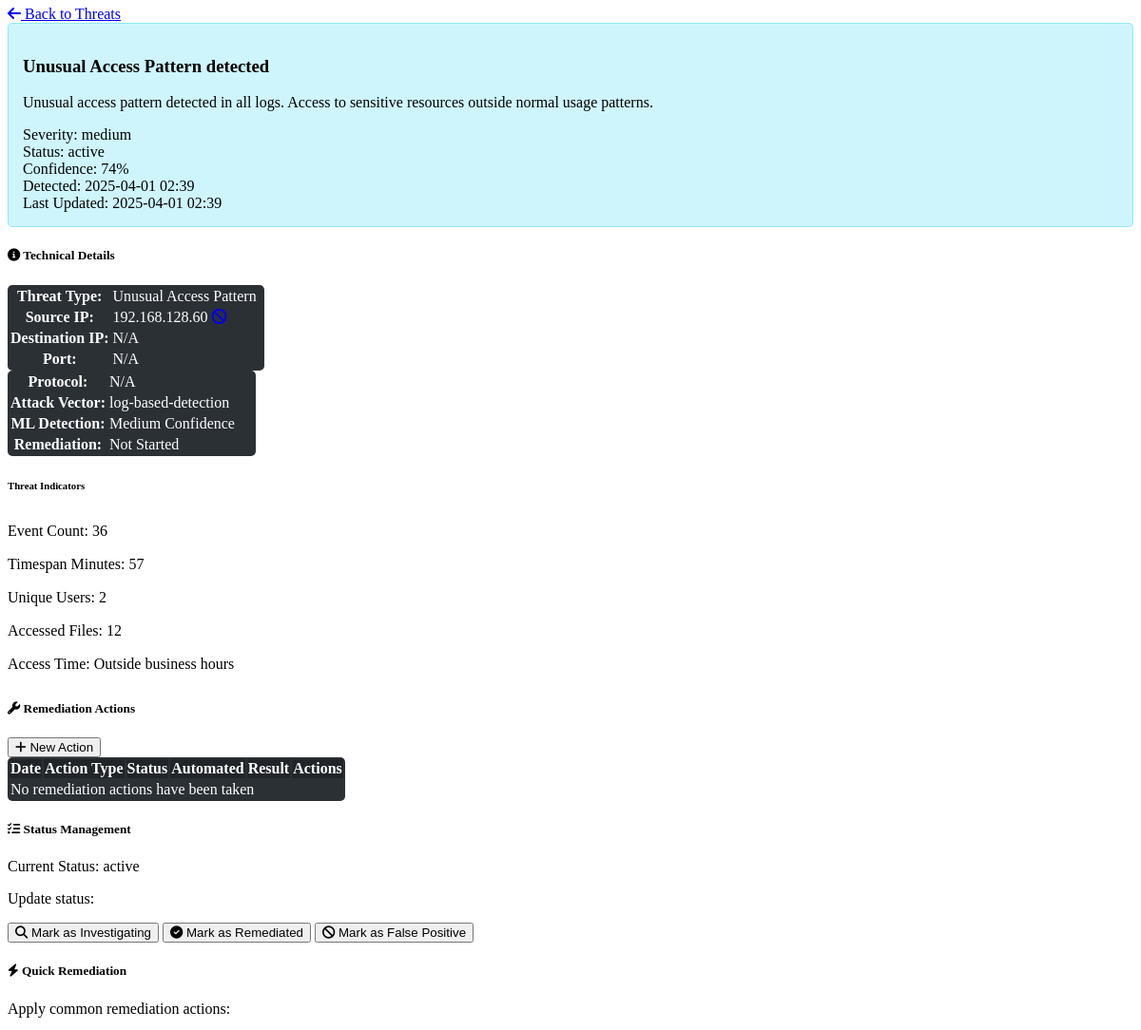
/threat/3 (signed in, middle part), run on an earlier commit of the app's database.
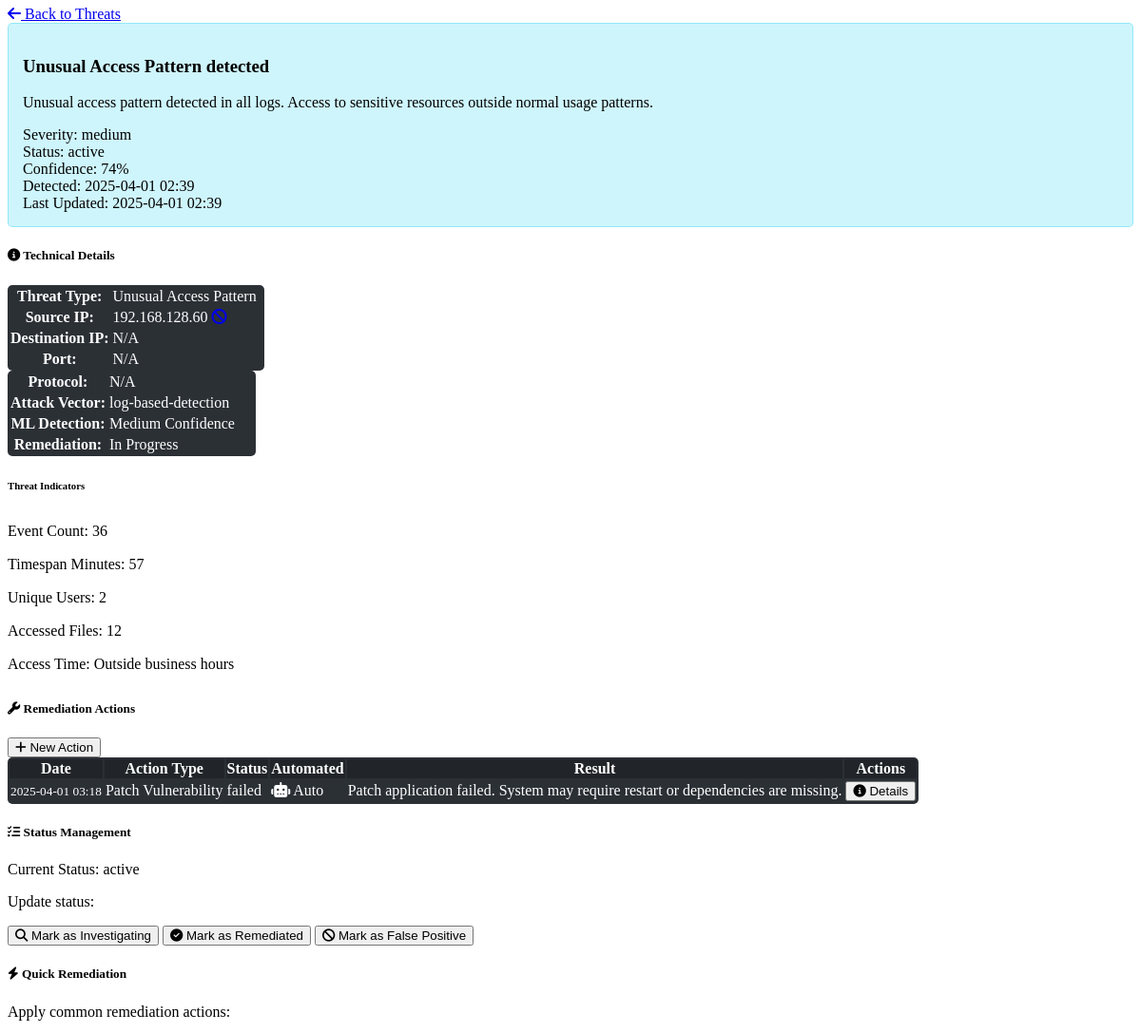
And on a later commit of the database.
### models.py (models this page shows, shortened)
class RemediationAction(db.Model):
    id = db.Column(db.Integer, primary_key=True)
    action_type = db.Column(db.String(50), nullable=False)
    description = db.Column(db.Text)
    date_performed = db.Column(db.DateTime, default=datetime.utcnow)
    status = db.Column(db.String(20), default='pending')
    result = db.Column(db.Text)
    is_automated = db.Column(db.Boolean, default=False)
    details = db.Column(db.Text)  # JSON serialized details
    threat_id = db.Column(db.Integer, db.ForeignKey('threat.id'))
    user_id = db.Column(db.Integer, db.ForeignKey('user.id'))

### threat_detection.py (the view)
@threat_bp.route('/threat/<int:threat_id>')
@login_required
def threat_details(threat_id):
    threat = Threat.query.get_or_404(threat_id)
    alerts = Alert.query.filter_by(threat_id=threat_id).all()
    remediation_actions = threat.remediation_actions.all()
    return render_template('threat_details.html',
                          threat=threat,
                          alerts=alerts,
                          remediation_actions=remediation_actions,
                          indicators=threat.get_indicators(),
                          title=f'Threat: {threat.name}')

### app.py (called while the page is built)
@login_manager.user_loader
def load_user(user_id):
    return models.User.query.get(int(user_id))

@app.context_processor
def inject_now():
    return {'now': datetime.utcnow()}

### models.py (called while the page is built)
    def get_indicators(self):
        if self.indicators:
            return json.loads(self.indicators)
        return {}

### templates/threat_details.html (shortened to what the changed rows need)
{% extends "layout.html" %}
{% block content %}
<div class="row mt-4">
    <div class="col-md-8">
        <div class="card bg-dark mb-4">
            <div class="card-body">
                <div class="row">
                    <div class="col-md-6">
                        <table class="table table-dark-themed">
                            <tbody>
                                <tr>
                                    <th width="40%">Threat Type:</th>
                                </tr>
                                <tr>
                                    <th>Source IP:</th>
                                </tr>
                                <tr>
                                    <th>Destination IP:</th>
                                </tr>
                                <tr>
                                    <th>Port:</th>
                                </tr>
                            </tbody>
                        </table>
                    </div>
                    <div class="col-md-6">
                        <table class="table table-dark-themed">
                            <tbody>
                                <tr>
                                    <th width="40%">Protocol:</th>
                                </tr>
                                <tr>
                                    <th>Attack Vector:</th>
                                </tr>
                                <tr>
                                    <th>ML Detection:</th>
                                </tr>
                                <tr>
                                    <th>Remediation:</th>
                                    <td>
                                        {% if threat.status == 'remediated' %}
                                            <span class="badge bg-success">Remediated</span>
                                        {% elif threat.remediation_actions.count() > 0 %}
                                            <span class="badge bg-warning text-dark">In Progress</span>
                                        {% else %}
                                            <span class="badge bg-danger">Not Started</span>
                                        {% endif %}
                                    </td>
                                </tr>
                            </tbody>
                        </table>
                    </div>
                </div>
                <div class="mt-4">
                    <ul class="indicators-list">
                        {% for key, value in indicators.items() %}
                        <li>
                            <div class="d-flex justify-content-between">
                                <span>{{ key|replace('_', ' ')|title }}:</span>
                                <span>{{ value }}</span>
                            </div>
                        </li>
                        {% else %}
                        <li class="text-center text-muted">No indicators available</li>
                        {% endfor %}
                    </ul>
                </div>
            </div>
        </div>
        <div class="card bg-dark mb-4">
            <div class="card-body p-0">
                <div class="table-responsive">
                    <table class="table table-dark-themed table-hover mb-0">
                        <thead>
                            <tr>
                                <th>Date</th>
                                <th>Action Type</th>
                                <th>Status</th>
                                <th>Automated</th>
                                <th>Result</th>
                                <th class="text-end">Actions</th>
                            </tr>
                        </thead>
                        <tbody>
                            {% for action in remediation_actions %}
                            <tr id="remediation-{{ action.id }}">
                                <td><small>{{ action.date_performed.strftime('%Y-%m-%d %H:%M') }}</small></td>
                                <td>{{ action.action_type|replace('_', ' ')|title }}</td>
                                <td>
                                    <span class="status-badge badge {{ 'bg-success' if action.status == 'completed' else 'bg-warning text-dark' if action.status == 'pending' else 'bg-danger' if action.status == 'failed' else 'bg-secondary' }}">
                                        {{ action.status }}
                                    </span>
                                </td>
                                <td>
                                    {% if action.is_automated %}
                                    <span class="badge bg-primary"><i class="fas fa-robot"></i> Auto</span>
                                    {% else %}
                                    <span class="badge bg-secondary"><i class="fas fa-user"></i> Manual</span>
                                    {% endif %}
                                </td>
                                <td>
                                    <span class="text-truncate d-inline-block" style="max-width: 200px;">
                                        {{ action.result or 'Pending execution' }}
                                    </span>
                                </td>
                                <td class="text-end">
                                    {% if action.status == 'pending' %}
                                    <button class="btn btn-sm btn-success" onclick="executeRemediationAction({{ action.id }})">
                                        <i class="fas fa-play"></i> Execute
                                    </button>
                                    <button class="btn btn-sm btn-danger" onclick="cancelRemediationAction({{ action.id }})">
                                        <i class="fas fa-times"></i> Cancel
                                    </button>
                                    {% else %}
                                    <button class="btn btn-sm btn-outline-secondary" data-bs-toggle="popover" data-bs-title="Result" data-bs-content="{{ action.result }}">
                                        <i class="fas fa-info-circle"></i> Details
                                    </button>
                                    {% endif %}
                                </td>
                            </tr>
                            {% else %}
                            <tr>
                                <td colspan="6" class="text-center">No remediation actions have been taken</td>
                            </tr>
                            {% endfor %}
                        </tbody>
                    </table>
                </div>
            </div>
        </div>
    </div>
</div>
{% endblock %}

What changed in the data, as far as the page shows it:
added RemediationAction: date_performed "2025-04-01 03:18", action_type "Patch Vulnerability", status "failed", is_automated True (drawn), result "Patch application failed. System may require restart or dependencies are missing."
Also different on the page:
text no longer shown: "Not Started No remediation actions have been taken"
text now shown: "In Progress"
